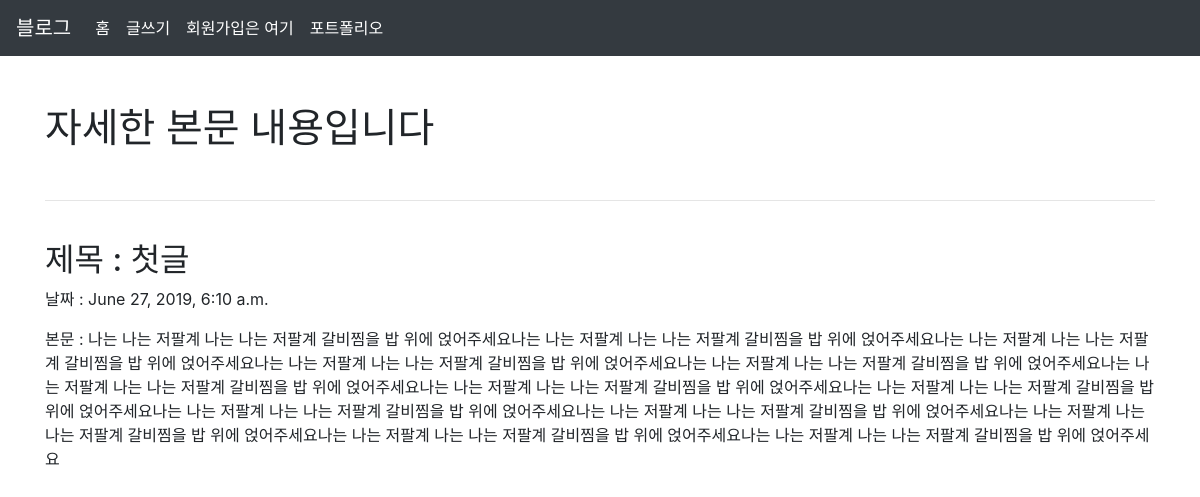
The page /blog/1 on the database its author committed.
### blogA/models.py (models this page shows, shortened)
class Blog(models.Model) :
    title = models.CharField(max_length=200)
    pub_date = models.DateTimeField('date published')
    body = models.TextField()

### blogA/views.py (the view)
# urls.py: path('<int:blog_id>', views.detail, name="detail"),
def detail(request, blog_id):
    blog_detail = get_object_or_404(Blog, pk = blog_id)
    return render(request, 'detail.html', {'blog':blog_detail})

### blogA/templates/detail.html
{% extends 'base.html' %}
{% block contents %}
<body>
        <div class="container">
                <br>
                <h1>자세한 본문 내용입니다</h1>
                <br>    <hr>    <br>
                    <h2>제목 : {{ blog.title }} </h2>
                    <p>날짜 : {{ blog.pub_date }} </p>
                    <p>본문 : {{ blog.body }}</p>
            </div>
</body>
{% endblock %}

### blogP/templates/base.html (shortened to what this page needs)
<!DOCTYPE html>
<html lang="ko">
<head>
    <link rel="stylesheet" href="https://stackpath.bootstrapcdn.com/bootstrap/4.3.1/css/bootstrap.min.css">
</head>
<body>
        <nav class="navbar navbar-expand-lg navbar-dark bg-dark">
                <a class="navbar-brand" href="#">블로그</a>
                <div class="collapse navbar-collapse" id="navbarSupportedContent">
                  <ul class="navbar-nav mr-auto">
                    <li class="nav-item active">
                      <a class="nav-link" href="{% url 'home' %}">홈<span class="sr-only">(current)</span></a>
                    </li>
                    <li class="nav-item active">
                      <a class="nav-link" href="{% url 'new' %}">글쓰기</a>
                    </li>
                    <li class="nav-item active">
                        <a class="nav-link" href="{% url 'signup' %}">회원가입은 여기</a>
                    </li>
                    <li class="nav-item active">
                        <a class="nav-link" href="{% url 'portfolio' %}">포트폴리오</a>
                    </li>
                  </ul>
                </div>
              </nav>
              <br>
{% block contents %}
{% endblock %}
</body>
</html>

### rows shown on the page
Blog: title "첫글", pub_date "June 27, 2019, 6:10 a.m.", body "나는 나는 저팔계 나는 나는 저팔계 갈비찜을 밥 위에 얹어주세요나는 나는 저팔계 나는 나는 저팔계 갈비찜을 밥 위에 얹어주세요나는 나는 저팔계 나는 나는 저팔계 갈비찜을 밥 위에 얹어주세요나는 나는 저팔계 나는 나는 저팔계 갈비찜을 밥 위에 얹어주세요나는 나는 저팔계 나는 나는 저팔계 갈비찜을 밥 위에 얹어주세요나는 나는 저팔계 나는 나는 저팔계 갈비찜을 밥 위에 얹어주세요나는 나는 저팔계 나는 나는 저팔계 갈비찜을 밥 위에 얹어주세요나는 나는 저팔계 나는 나는 저팔계 갈비찜을 밥 위에 얹어주세요나는 나는 저팔계 나는 나는 저팔계 갈비찜을 밥 위에 얹어주세요나는 나는 저팔계 나는 나는 저팔계 갈비찜을 밥 위에 얹어주세요나는 나는 저팔계 나는 나는 저팔계 갈비찜을 밥 위에 얹어주세요나는 나는 저팔계 나는 나는 저팔계 갈비찜을 밥 위에 얹어주세요나는 나는 저팔계 나는 나는 저팔계 갈비찜을 밥 위에 얹어주세요"
